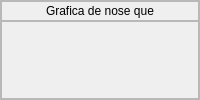
              <widget class="QFrame" name="frame_der_sup">
               <property name="frameShape">
                <enum>QFrame::StyledPanel</enum>
               </property>
               <property name="frameShadow">
                <enum>QFrame::Raised</enum>
               </property>
               <property name="lineWidth">
                <number>0</number>
               </property>
               <layout class="QVBoxLayout" name="verticalLayout_13">
                <property name="spacing">
                 <number>0</number>
                </property>
                <property name="leftMargin">
                 <number>0</number>
                </property>
                <property name="topMargin">
                 <number>0</number>
                </property>
                <property name="rightMargin">
                 <number>0</number>
                </property>
                <property name="bottomMargin">
                 <number>0</number>
                </property>
                <item alignment="Qt::AlignTop">
                 <widget class="QFrame" name="frame_der_sup1">
                  <property name="minimumSize">
                   <size>
                    <width>0</width>
                    <height>20</height>
                   </size>
                  </property>
                  <property name="frameShape">
                   <enum>QFrame::StyledPanel</enum>
                  </property>
                  <property name="frameShadow">
                   <enum>QFrame::Raised</enum>
                  </property>
                  <layout class="QVBoxLayout" name="verticalLayout_14">
                   <property name="spacing">
                    <number>0</number>
                   </property>
                   <property name="leftMargin">
                    <number>0</number>
                   </property>
                   <property name="topMargin">
                    <number>0</number>
                   </property>
                   <property name="rightMargin">
                    <number>0</number>
                   </property>
                   <property name="bottomMargin">
                    <number>0</number>
                   </property>
                   <item>
                    <widget class="QLabel" name="label_grafica">
                     <property name="text">
                      <string>Grafica de nose que</string>
                     </property>
                     <property name="alignment">
                      <set>Qt::AlignCenter</set>
                     </property>
                    </widget>
                   </item>
                  </layout>
                 </widget>
                </item>
                <item>
                 <widget class="QFrame" name="frame_der_sup2">
                  <property name="sizePolicy">
                   <sizepolicy hsizetype="Preferred" vsizetype="Expanding">
                    <horstretch>0</horstretch>
                    <verstretch>0</verstretch>
                   </sizepolicy>
                  </property>
                  <property name="frameShape">
                   <enum>QFrame::StyledPanel</enum>
                  </property>
                  <property name="frameShadow">
                   <enum>QFrame::Raised</enum>
                  </property>
                 </widget>
                </item>
               </layout>
              </widget>
